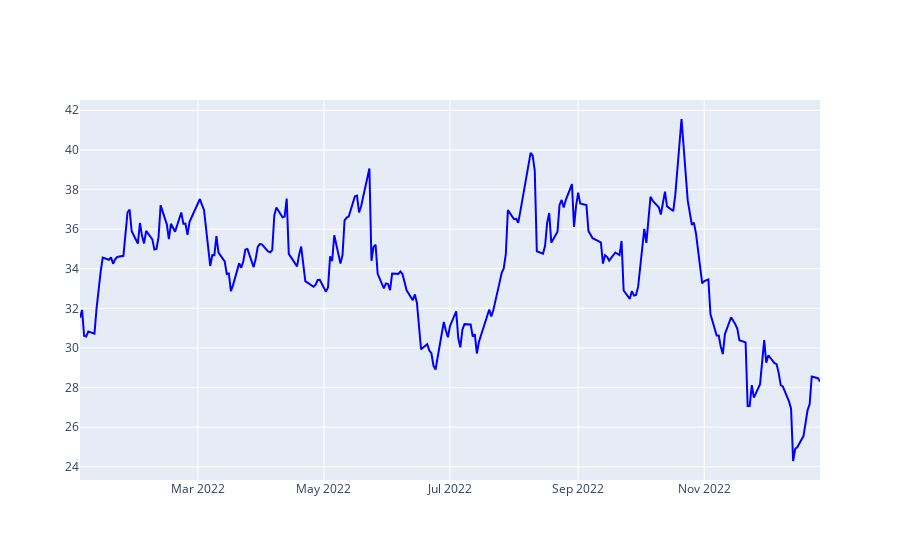

Notebook source saved alongside this figure:
### Code cell
fig = go.Figure()

fig.add_trace(
    go.Scatter(
        name="Fechamento",
        x=df.index,
        y=df["Close"],
        line=dict(color='blue', width=2))
)

### Figure 1 — Plotly figure (JSON) as saved in the notebook; plotly's stock layout.template omitted (floating-point values rounded to 4 significant figures; data arrays with more than 128 entries replaced by an {"elided": "..."} marker saying what was removed)
{"data": [{"line": {"color": "blue", "width": 2}, "name": "Fechamento", "type": "scatter", "x": {"elided": "248 str values"}, "y": {"elided": "248 float values"}}], "layout": {}}
